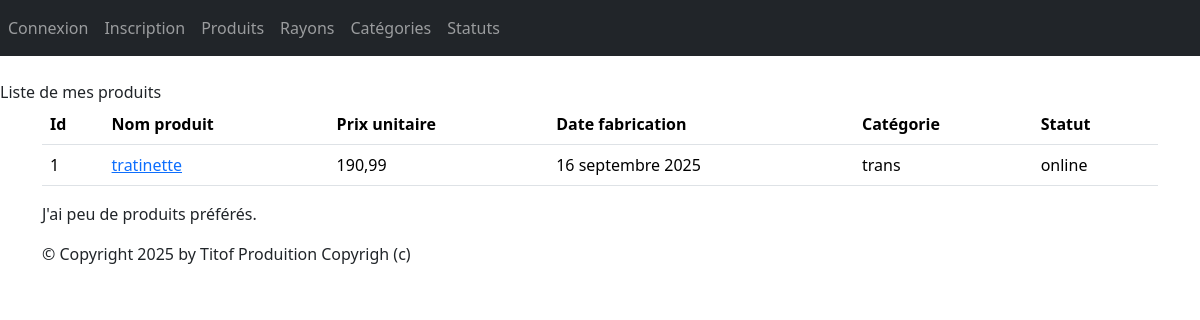
/monApp/produit/, run on the app's committed database.
### monApp/models.py (models this page shows, shortened)
class Produit(models.Model):
    refProd = models.AutoField(primary_key=True)
    intituleProd = models.CharField(max_length=200)
    prixUnitaireProd = models.DecimalField(max_digits=10, decimal_places=2)
    categorie = models.ForeignKey(
        Categorie,
        on_delete=models.CASCADE,
        related_name="produits",
        null=True,
        blank=True
    )
    date_fabrication = models.DateField(null=True, blank=True)
    statut = models.ForeignKey(
        Statut,
        on_delete=models.SET_NULL,
        null=True,
        blank=True,
        related_name="produits"
    )

class Categorie(models.Model):
    idCat = models.AutoField(primary_key=True)
    nomCat = models.CharField(max_length=100)
    def __str__(self):
        return self.nomCat

class Statut(models.Model):
    idStatut = models.AutoField(primary_key=True)
    nomStatut = models.CharField(max_length=100)
    def __str__(self):
        return self.nomStatut

### monApp/views.py (the view)
# urls.py: path("produit/", ProduitListView.as_view(), name="produit"),
class ProduitListView(ListView):
    model = Produit
    template_name = "monApp/list_produits.html"
    context_object_name = "prdts"
    def get_queryset(self ) :
        return Produit.objects.order_by("prixUnitaireProd")
    def get_context_data(self, **kwargs):
        context = super(ProduitListView, self).get_context_data(**kwargs)
        context['titremenu'] = "Liste de mes produits"
        return context

### monApp/templates/monApp/list_produits.html
{% extends 'monApp/base.html' %}
{% block menu %}
{{titremenu}}
{% endblock %}
{% block contenu %}
<table class="table">
<thead>
<th>Id</th>
<th>Nom produit</th>
<th>Prix unitaire</th>
<th>Date fabrication</th>
<th>Catégorie</th>
<th>Statut</th>
</thead>
<tbody>
{% for prdt in prdts %}
<tr>
<td>{{ prdt.refProd }} </td>
<td><a href="{% url 'dtl_prdt' prdt.refProd %}">{{ prdt.intituleProd }}</a></td>
<td>{{ prdt.prixUnitaireProd }} </td>
<td>{{ prdt.date_fabrication }} </td>
<td>{{ prdt.categorie }} </td>
<td>{{ prdt.statut }} </td>
</tr>
{% endfor %}
</tbody>
</table>
<p>
J'ai
{% if prdts|length < 5 %}
peu de
{% elif prdts|length < 10 %}
quelques
{% else %}
beaucoup de
{% endif %}
produits préférés.
</p>
{% endblock %}

### data on the page
Produit: refProd "1", intituleProd "tratinette", prixUnitaireProd "190,99", date_fabrication "16 septembre 2025", categorie "trans", statut "online"

### other printed values
{{ titremenu }} "Liste de mes produits"
